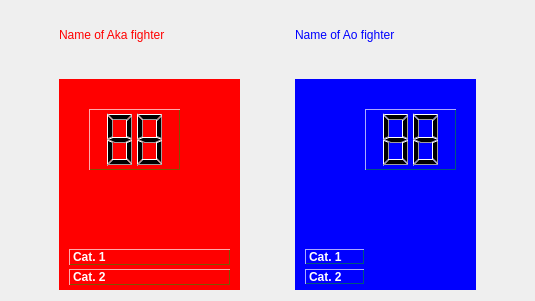
<?xml version="1.0" encoding="UTF-8"?>
<ui version="4.0">
 <class>Karate</class>
 <widget class="QWidget" name="Karate">
  <property name="geometry">
   <rect>
    <x>0</x>
    <y>0</y>
    <width>535</width>
    <height>301</height>
   </rect>
  </property>
  <property name="windowTitle">
   <string>Form</string>
  </property>
  <layout class="QHBoxLayout" name="horizontalLayout">
   <item>
    <spacer name="horizontalSpacer_5">
     <property name="orientation">
      <enum>Qt::Horizontal</enum>
     </property>
     <property name="sizeType">
      <enum>QSizePolicy::MinimumExpanding</enum>
     </property>
     <property name="sizeHint" stdset="0">
      <size>
       <width>40</width>
       <height>20</height>
      </size>
     </property>
    </spacer>
   </item>
   <item>
    <layout class="QVBoxLayout" name="verticalLayout">
     <item>
      <widget class="QLabel" name="nameAka">
       <property name="minimumSize">
        <size>
         <width>181</width>
         <height>0</height>
        </size>
       </property>
       <property name="styleSheet">
        <string notr="true">color: rgb(255, 0, 0);</string>
       </property>
       <property name="text">
        <string>Name of Aka fighter</string>
       </property>
      </widget>
     </item>
     <item>
      <spacer name="verticalSpacer">
       <property name="orientation">
        <enum>Qt::Vertical</enum>
       </property>
       <property name="sizeType">
        <enum>QSizePolicy::Fixed</enum>
       </property>
       <property name="sizeHint" stdset="0">
        <size>
         <width>20</width>
         <height>15</height>
        </size>
       </property>
      </spacer>
     </item>
     <item>
      <widget class="QWidget" name="widget_2" native="true">
       <property name="minimumSize">
        <size>
         <width>181</width>
         <height>211</height>
        </size>
       </property>
       <property name="styleSheet">
        <string notr="true">QWidget {
	background-color: rgb(255, 0, 0);
}
QFrame {
	border-top: 1px solid rgb(255, 170, 170);
	border-left: 1px solid rgb(255, 170, 170);
	border-right: 1px solid rgb(127, 85, 0);
	border-bottom: 1px solid rgb(127, 85, 0);
}</string>
       </property>
       <widget class="QLCDNumber" name="scoreAka">
        <property name="geometry">
         <rect>
          <x>30</x>
          <y>30</y>
          <width>91</width>
          <height>61</height>
         </rect>
        </property>
        <property name="styleSheet">
         <string notr="true"/>
        </property>
        <property name="frameShape">
         <enum>QFrame::StyledPanel</enum>
        </property>
        <property name="numDigits">
         <number>2</number>
        </property>
        <property name="mode">
         <enum>QLCDNumber::Dec</enum>
        </property>
        <property name="segmentStyle">
         <enum>QLCDNumber::Filled</enum>
        </property>
        <property name="value" stdset="0">
         <double>88.000000000000000</double>
        </property>
       </widget>
       <widget class="QLabel" name="aka_cat1">
        <property name="geometry">
         <rect>
          <x>10</x>
          <y>170</y>
          <width>161</width>
          <height>16</height>
         </rect>
        </property>
        <property name="sizePolicy">
         <sizepolicy hsizetype="MinimumExpanding" vsizetype="Preferred">
          <horstretch>0</horstretch>
          <verstretch>0</verstretch>
         </sizepolicy>
        </property>
        <property name="styleSheet">
         <string notr="true">color: white;
font-weight: bold;</string>
        </property>
        <property name="text">
         <string>Cat. 1</string>
        </property>
       </widget>
       <widget class="QLabel" name="aka_cat2">
        <property name="geometry">
         <rect>
          <x>10</x>
          <y>190</y>
          <width>161</width>
          <height>16</height>
         </rect>
        </property>
        <property name="sizePolicy">
         <sizepolicy hsizetype="MinimumExpanding" vsizetype="Preferred">
          <horstretch>0</horstretch>
          <verstretch>0</verstretch>
         </sizepolicy>
        </property>
        <property name="font">
         <font>
          <weight>75</weight>
          <bold>true</bold>
         </font>
        </property>
        <property name="styleSheet">
         <string notr="true">color: white;
font-weight: bold;</string>
        </property>
        <property name="text">
         <string>Cat. 2</string>
        </property>
       </widget>
      </widget>
     </item>
    </layout>
   </item>
   <item>
    <spacer name="horizontalSpacer_3">
     <property name="orientation">
      <enum>Qt::Horizontal</enum>
     </property>
     <property name="sizeHint" stdset="0">
      <size>
       <width>40</width>
       <height>20</height>
      </size>
     </property>
    </spacer>
   </item>
   <item>
    <layout class="QVBoxLayout" name="verticalLayout_2">
     <item>
      <widget class="QLabel" name="nameAo">
       <property name="minimumSize">
        <size>
         <width>181</width>
         <height>0</height>
        </size>
       </property>
       <property name="styleSheet">
        <string notr="true">color: rgb(0, 0, 255);</string>
       </property>
       <property name="text">
        <string>Name of Ao fighter</string>
       </property>
      </widget>
     </item>
     <item>
      <spacer name="verticalSpacer_3">
       <property name="orientation">
        <enum>Qt::Vertical</enum>
       </property>
       <property name="sizeType">
        <enum>QSizePolicy::Fixed</enum>
       </property>
       <property name="sizeHint" stdset="0">
        <size>
         <width>20</width>
         <height>15</height>
        </size>
       </property>
      </spacer>
     </item>
     <item>
      <widget class="QWidget" name="widget" native="true">
       <property name="minimumSize">
        <size>
         <width>181</width>
         <height>211</height>
        </size>
       </property>
       <property name="styleSheet">
        <string notr="true">QWidget {
	background-color: rgb(0, 0, 255);
}
QFrame {
	border-top: 1px solid rgb(170, 170, 255);
	border-left: 1px solid rgb(170, 170, 255);
	border-right: 1px solid rgb(0, 85, 127);
	border-bottom: 1px solid rgb(0, 85, 127);
}</string>
       </property>
       <widget class="QLCDNumber" name="scoreAo">
        <property name="geometry">
         <rect>
          <x>70</x>
          <y>30</y>
          <width>91</width>
          <height>61</height>
         </rect>
        </property>
        <property name="styleSheet">
         <string notr="true"/>
        </property>
        <property name="frameShape">
         <enum>QFrame::StyledPanel</enum>
        </property>
        <property name="numDigits">
         <number>2</number>
        </property>
        <property name="mode">
         <enum>QLCDNumber::Dec</enum>
        </property>
        <property name="segmentStyle">
         <enum>QLCDNumber::Filled</enum>
        </property>
        <property name="value" stdset="0">
         <double>88.000000000000000</double>
        </property>
       </widget>
       <widget class="QLabel" name="ao_cat2">
        <property name="geometry">
         <rect>
          <x>10</x>
          <y>190</y>
          <width>59</width>
          <height>15</height>
         </rect>
        </property>
        <property name="font">
         <font>
          <weight>75</weight>
          <bold>true</bold>
         </font>
        </property>
        <property name="styleSheet">
         <string notr="true">color: white;
font-weight: bold;</string>
        </property>
        <property name="lineWidth">
         <number>0</number>
        </property>
        <property name="text">
         <string>Cat. 2</string>
        </property>
       </widget>
       <widget class="QLabel" name="ao_cat1">
        <property name="geometry">
         <rect>
          <x>10</x>
          <y>170</y>
          <width>59</width>
          <height>15</height>
         </rect>
        </property>
        <property name="styleSheet">
         <string notr="true">color: white;
font-weight: bold;</string>
        </property>
        <property name="text">
         <string>Cat. 1</string>
        </property>
       </widget>
      </widget>
     </item>
    </layout>
   </item>
   <item>
    <spacer name="horizontalSpacer_2">
     <property name="orientation">
      <enum>Qt::Horizontal</enum>
     </property>
     <property name="sizeHint" stdset="0">
      <size>
       <width>40</width>
       <height>20</height>
      </size>
     </property>
    </spacer>
   </item>
  </layout>
 </widget>
 <resources/>
 <connections/>
</ui>
